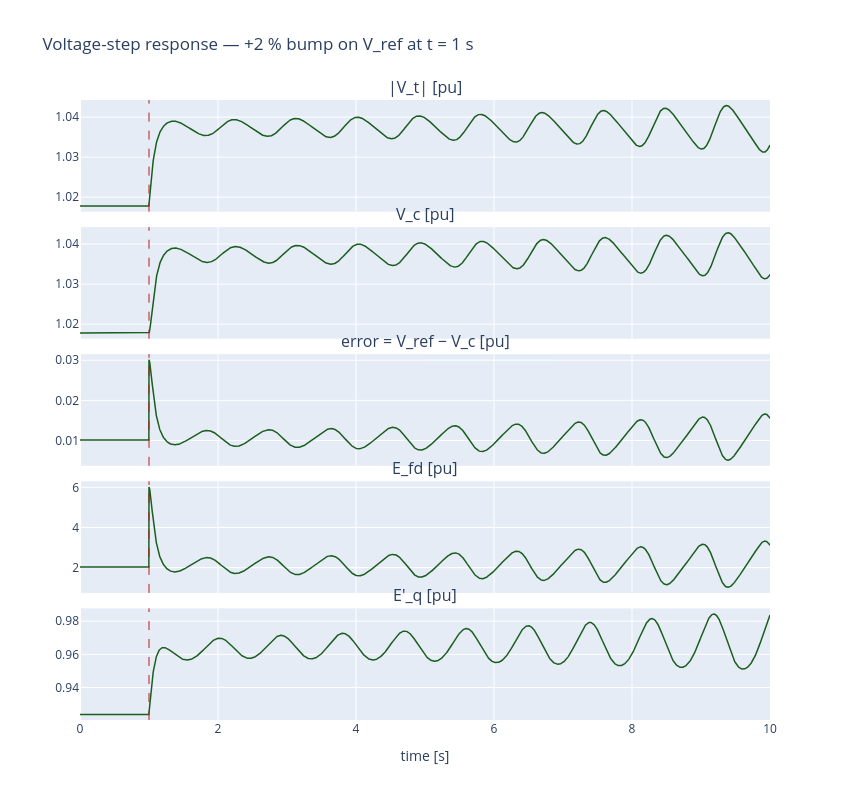

Notebook source saved alongside this figure:
### Code cell
# Plot |V|, V_c, error, Efd, E'q stacked.
t = res_step.t
panels = [
    ('|V_t| [pu]', res_step.traces['|V|']),
    ('V_c [pu]',   res_step.traces['Vc']),
    ('error = V_ref − V_c [pu]', res_step.traces['error']),
    ('E_fd [pu]',  res_step.traces['Efd']),
    ("E'_q [pu]",  res_step.traces['Eqp']),
]
fig = make_subplots(rows=len(panels), cols=1, shared_xaxes=True,
                    vertical_spacing=0.025,
                    subplot_titles=[p[0] for p in panels])
for i, (label, arr) in enumerate(panels, start=1):
    fig.add_trace(go.Scatter(x=t, y=arr, mode='lines',
                             line=dict(color='#1B5E20', width=1.5),
                             showlegend=False), row=i, col=1)
    fig.add_vline(x=1.0, line=dict(color='#B71C1C', dash='dash', width=1),
                  row=i, col=1)
fig.update_xaxes(title_text='time [s]', row=len(panels), col=1)
fig.update_layout(height=160 * len(panels), width=850,
                  title='Voltage-step response — +2 % bump on V_ref at t = 1 s')
fig.show()

# Print headline numbers.
i_pre = int(t.searchsorted(0.99))
i_end = -1
print(f'\\nVoltage-step headline numbers:')
print(f'  Pre-step  |V_t| = {res_step.traces["|V|"][i_pre]:.4f} pu')
print(f'  Final     |V_t| = {res_step.traces["|V|"][i_end]:.4f} pu '
      f'(delta = {res_step.traces["|V|"][i_end] - res_step.traces["|V|"][i_pre]:+.4f} pu)')
print(f'  Pre-step  E_fd  = {res_step.traces["Efd"][i_pre]:.4f} pu')
print(f'  Peak      E_fd  = {res_step.traces["Efd"][int(t.searchsorted(1.0)):].max():.4f} pu')
print(f'  Final     E_fd  = {res_step.traces["Efd"][i_end]:.4f} pu '
      f'(delta = {res_step.traces["Efd"][i_end] - res_step.traces["Efd"][i_pre]:+.4f} pu)')
print(f'  Time to |V_t| peak from step: ~{t[int(t.searchsorted(1.0)) + int(np.argmax(res_step.traces["|V|"][int(t.searchsorted(1.0)):]))] - 1.0:.2f} s')
print(f'  Dominant closed-loop time constant: T_d0_prime = {GENROU().params["Tdo_p"]:.1f} s')

### Figure 1 — Plotly figure (JSON) as saved in the notebook; plotly's stock layout.template omitted (floating-point values rounded to 4 significant figures; data arrays with more than 128 entries replaced by an {"elided": "..."} marker saying what was removed)
{"data": [{"line": {"color": "#1B5E20", "width": 1.5}, "mode": "lines", "showlegend": false, "type": "scatter", "x": {"elided": "5001 float values"}, "xaxis": "x", "y": {"elided": "5001 float values"}, "yaxis": "y"}, {"line": {"color": "#1B5E20", "width": 1.5}, "mode": "lines", "showlegend": false, "type": "scatter", "x": {"elided": "5001 float values"}, "xaxis": "x2", "y": {"elided": "5001 float values"}, "yaxis": "y2"}, {"line": {"color": "#1B5E20", "width": 1.5}, "mode": "lines", "showlegend": false, "type": "scatter", "x": {"elided": "5001 float values"}, "xaxis": "x3", "y": {"elided": "5001 float values"}, "yaxis": "y3"}, {"line": {"color": "#1B5E20", "width": 1.5}, "mode": "lines", "showlegend": false, "type": "scatter", "x": {"elided": "5001 float values"}, "xaxis": "x4", "y": {"elided": "5001 float values"}, "yaxis": "y4"}, {"line": {"color": "#1B5E20", "width": 1.5}, "mode": "lines", "showlegend": false, "type": "scatter", "x": {"elided": "5001 float values"}, "xaxis": "x5", "y": {"elided": "5001 float values"}, "yaxis": "y5"}], "layout": {"annotations": [{"font": {"size": 16}, "showarrow": false, "text": "|V_t| [pu]", "x": 0.5, "xanchor": "center", "xref": "paper", "y": 1.0, "yanchor": "bottom", "yref": "paper"}, {"font": {"size": 16}, "showarrow": false, "text": "V_c [pu]", "x": 0.5, "xanchor": "center", "xref": "paper", "y": 0.795, "yanchor": "bottom", "yref": "paper"}, {"font": {"size": 16}, "showarrow": false, "text": "error = V_ref − V_c [pu]", "x": 0.5, "xanchor": "center", "xref": "paper", "y": 0.59, "yanchor": "bottom", "yref": "paper"}, {"font": {"size": 16}, "showarrow": false, "text": "E_fd [pu]", "x": 0.5, "xanchor": "center", "xref": "paper", "y": 0.385, "yanchor": "bottom", "yref": "paper"}, {"font": {"size": 16}, "showarrow": false, "text": "E'_q [pu]", "x": 0.5, "xanchor": "center", "xref": "paper", "y": 0.18, "yanchor": "bottom", "yref": "paper"}], "height": 800, "shapes": [{"line": {"color": "#B71C1C", "dash": "dash", "width": 1}, "type": "line", "x0": 1.0, "x1": 1.0, "xref": "x", "y0": 0, "y1": 1, "yref": "y domain"}, {"line": {"color": "#B71C1C", "dash": "dash", "width": 1}, "type": "line", "x0": 1.0, "x1": 1.0, "xref": "x2", "y0": 0, "y1": 1, "yref": "y2 domain"}, {"line": {"color": "#B71C1C", "dash": "dash", "width": 1}, "type": "line", "x0": 1.0, "x1": 1.0, "xref": "x3", "y0": 0, "y1": 1, "yref": "y3 domain"}, {"line": {"color": "#B71C1C", "dash": "dash", "width": 1}, "type": "line", "x0": 1.0, "x1": 1.0, "xref": "x4", "y0": 0, "y1": 1, "yref": "y4 domain"}, {"line": {"color": "#B71C1C", "dash": "dash", "width": 1}, "type": "line", "x0": 1.0, "x1": 1.0, "xref": "x5", "y0": 0, "y1": 1, "yref": "y5 domain"}], "title": {"text": "Voltage-step response — +2 % bump on V_ref at t = 1 s"}, "width": 850, "xaxis": {"anchor": "y", "domain": [0.0, 1.0], "matches": "x5", "showticklabels": false}, "xaxis2": {"anchor": "y2", "domain": [0.0, 1.0], "matches": "x5", "showticklabels": false}, "xaxis3": {"anchor": "y3", "domain": [0.0, 1.0], "matches": "x5", "showticklabels": false}, "xaxis4": {"anchor": "y4", "domain": [0.0, 1.0], "matches": "x5", "showticklabels": false}, "xaxis5": {"anchor": "y5", "domain": [0.0, 1.0], "title": {"text": "time [s]"}}, "yaxis": {"anchor": "x", "domain": [0.82, 1.0]}, "yaxis2": {"anchor": "x2", "domain": [0.615, 0.795]}, "yaxis3": {"anchor": "x3", "domain": [0.41, 0.59]}, "yaxis4": {"anchor": "x4", "domain": [0.205, 0.385]}, "yaxis5": {"anchor": "x5", "domain": [0.0, 0.18]}}}
